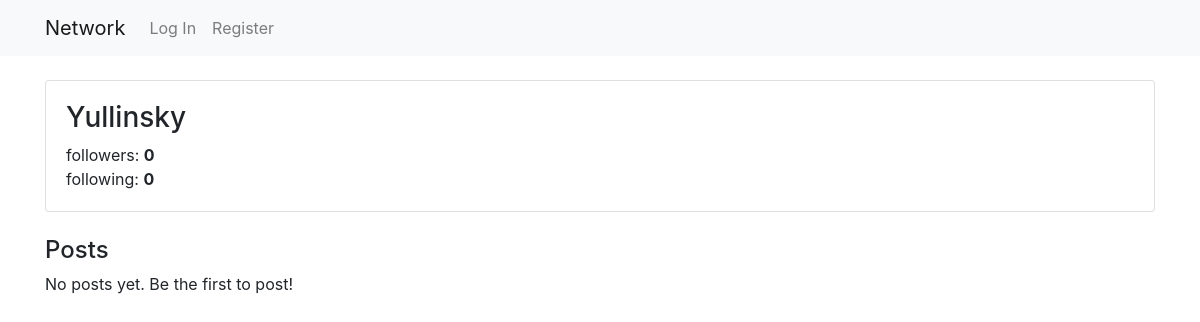
/profile/Yullinsky, run on an earlier commit of the app's database.
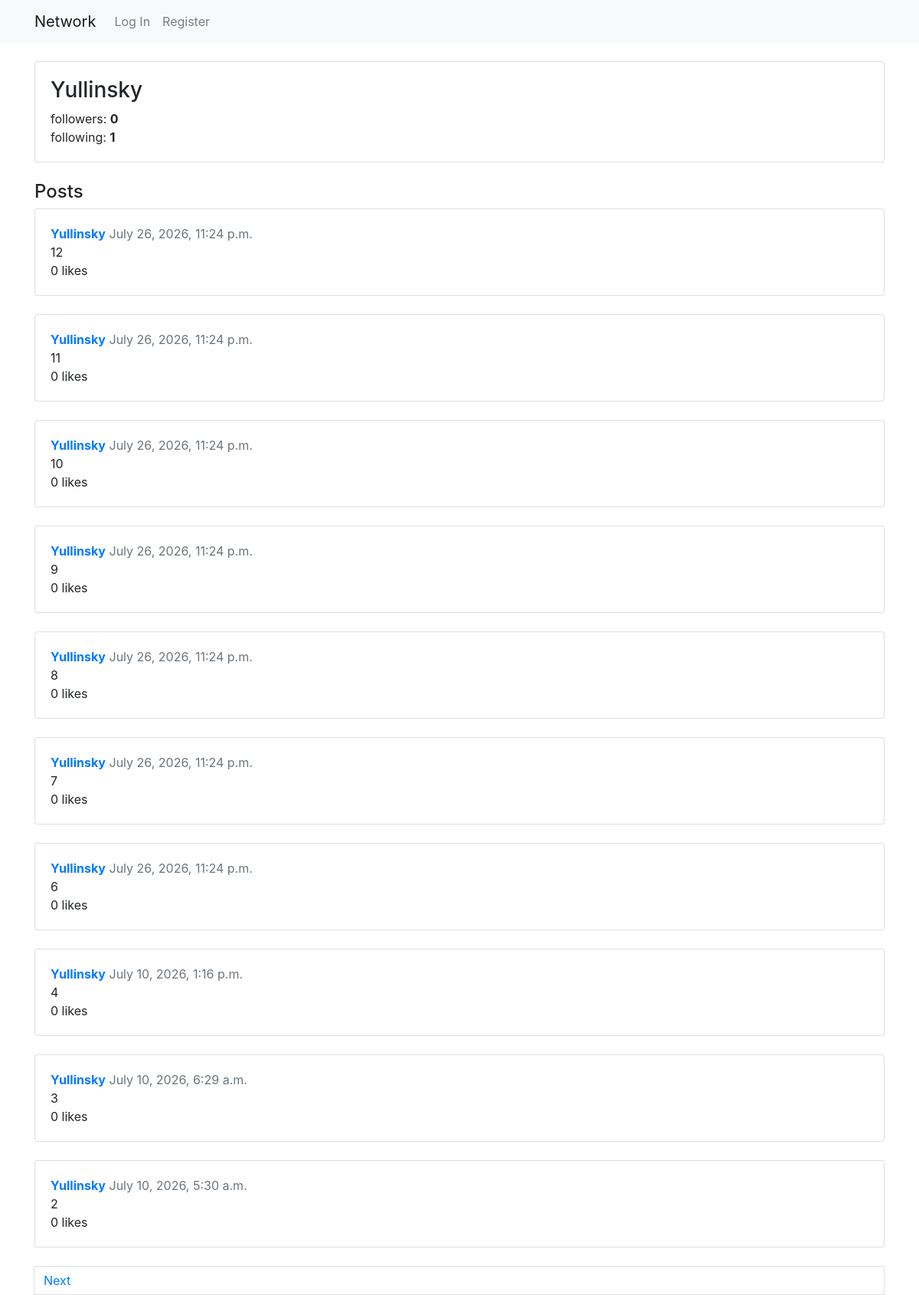
And on a later commit of the database.
### network/models.py (models this page shows, shortened)
class User(AbstractUser):
    pass

class Post(models.Model):
    body = models.TextField(max_length=640)
    date_time = models.DateTimeField(auto_now_add=True)
    user = models.ForeignKey(User, on_delete=models.CASCADE)
    likes = models.ManyToManyField(User, related_name="liked_posts", blank=True)
    def total_likes(self):
        return self.likes.count()

### network/views.py (the view)
# urls.py: path("profile/<str:username>", views.profile , name="profile"),
def profile(request, username):
    usuario = get_object_or_404(User, username=username)
    posts = Post.objects.filter(user=usuario).order_by("-date_time")
    page_obj = paginate(request, posts)
    followers_count = usuario.followers.count()
    following_count = usuario.following.count()
    is_following = False
    if request.user.is_authenticated:
        is_following = Follow.objects.filter(follower=request.user, followed=usuario).exists()
    return render(request, "network/profile.html", {
        "perfil": usuario,
        "page_obj": page_obj,
        "followers_count": followers_count,
        "following_count": following_count,
        "is_following": is_following
    })

### network/helpers.py (called while the page is built)
def paginate(request, queryset, per_page=10):
    paginator = Paginator(queryset, per_page)
    page_number = request.GET.get('page')
    return paginator.get_page(page_number)

### network/templates/network/profile.html (shortened to what this page needs)
{% extends "network/layout.html" %}
{% block body %}
    <div class="card">
        <div class="card-body">
            <div class="d-flex justify-content-between align-items-start">
                <h3>{{ perfil.username }}</h3>
            </div>
            <div class="gap-4">
                <span>followers: <strong id="followers-count">{{  followers_count  }}</strong></span>
                <br/>
                <span>following: <strong>{{  following_count  }}</strong></span>
            </div>
        </div>
    </div>
    <h4 class="mt-4"> Posts </h4>
    {% include "network/posts_list.html" %}
{% endblock %}

### network/templates/network/layout.html (shortened to what this page needs)
{% load static %}
<!DOCTYPE html>
<html lang="en">
    <head>
        <link rel="stylesheet" href="https://stackpath.bootstrapcdn.com/bootstrap/4.4.1/css/bootstrap.min.css">
        <link href="{% static 'network/styles.css' %}" rel="stylesheet">
    </head>
    <body>
        <nav class="navbar navbar-expand-lg navbar-light bg-light">
            <div class="container">
                <a class="navbar-brand" href="{% url 'index' %}">Network</a>
                <div class="collapse navbar-collapse" id="navbarNav">
                    <ul class="navbar-nav mr-auto">
                        {% if user.is_authenticated %}
                            <li class="nav-item"><a class="nav-link" href="{% url 'index' %}">All Posts</a></li>
                            <li class="nav-item"><a class="nav-link" href="{% url 'following' %}">Following</a></li>
                            <li class="nav-item"><a class="nav-link" href="{% url 'profile' user.username %}">
                                <strong>{{ user.username }}</strong>
                            </a></li>
                            <li class="nav-item"><a class="nav-link" href="{% url 'logout' %}">Log Out</a></li>
                            <li class="nav-item"><a id="new-post" class="btn btn-primary" href="{% url 'create' %}">New Post</a></li>
                        {% else %}
                            <li class="nav-item"><a class="nav-link" href="{% url 'login' %}">Log In</a></li>
                            <li class="nav-item"><a class="nav-link" href="{% url 'register' %}">Register</a></li>
                        {% endif %}
                    </ul>
                </div>
            </div>
        </nav>
        <div class="container mt-4">
            {% block body %}
            {% endblock %}
        </div>
    </body>
</html>

### network/templates/network/posts_list.html (shortened to what this page needs)
{% for post in page_obj %}
    <div class="post card mb-4" id="post-{{  post.id  }}">
        <div class="card-body">
            <div class="post-header">
                <a href="{% url 'profile' post.user.username %}"><strong>{{  post.user.username  }}</strong><a>
                <span class="text-muted" id="timestamp-{{ post.id }}"> {{ post.date_time|date:"F j, Y, g:i a" }}</span>
            </div>
            <div class="post-body" id="content-{{ post.id }}">{{ post.body|linebreaksbr }}</div>
            <div class="post-footer">
                <span id="likes-count-{{  post.id  }}">{{ post.total_likes }} </span> likes
            </div>
        </div>
    </div>
{% empty %}
    <p>No posts yet. Be the first to post!</p>
{% endfor %}
<nav class="mt-4">
    {% if page_obj.has_next %}
        <a class="page-link" href="?page={{ page_obj.next_page_number }}">Next</a>
    {% endif %}
</nav>

What changed in the data, as far as the page shows it:
added Post: user.username "Yullinsky", date_time "July 26, 2026, 11:24 p.m.", body "12", total_likes "0"
added Post: user.username "Yullinsky", date_time "July 26, 2026, 11:24 p.m.", body "11", total_likes "0"
added Post: user.username "Yullinsky", date_time "July 26, 2026, 11:24 p.m.", body "10", total_likes "0"
added Post: user.username "Yullinsky", date_time "July 26, 2026, 11:24 p.m.", body "9", total_likes "0"
added Post: user.username "Yullinsky", date_time "July 26, 2026, 11:24 p.m.", body "8", total_likes "0"
added Post: user.username "Yullinsky", date_time "July 26, 2026, 11:24 p.m.", body "7", total_likes "0"
added Post: user.username "Yullinsky", date_time "July 26, 2026, 11:24 p.m.", body "6", total_likes "0"
added Post: user.username "Yullinsky", date_time "July 10, 2026, 1:16 p.m.", body "4", total_likes "0"
added Post: user.username "Yullinsky", date_time "July 10, 2026, 6:29 a.m.", body "3", total_likes "0"
added Post: user.username "Yullinsky", date_time "July 10, 2026, 5:30 a.m.", body "2", total_likes "0"
Also different on the page:
{{ following_count }}: "0" → "1"
text no longer shown: "No posts yet. Be the first to post!"
text now shown: "Next"
